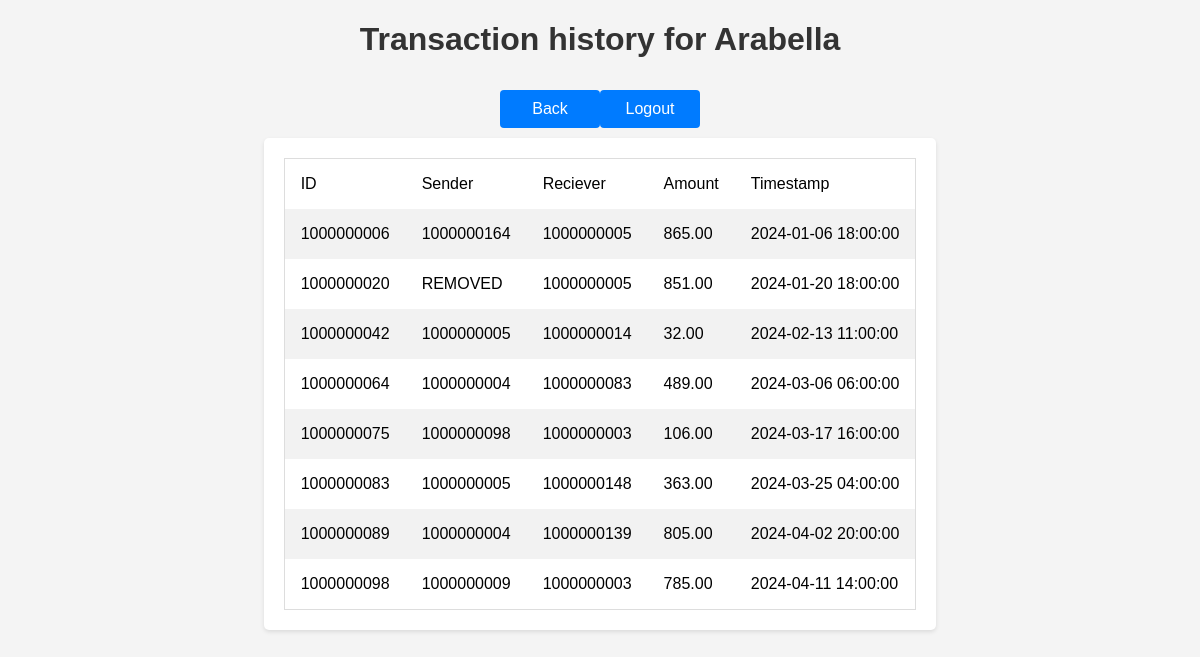
Page /history.php (signed in) on the committed database.
### tables this page shows
CREATE TABLE `client` (
  `username` varchar(20) NOT NULL,
  `password` varchar(20) DEFAULT NULL,
  `f_name` varchar(20) DEFAULT NULL,
  `l_name` varchar(20) DEFAULT NULL,
  `email` varchar(50) DEFAULT NULL,
  `phone_num` varchar(10) DEFAULT NULL,
  `street_num` varchar(10) DEFAULT NULL,
  `street` varchar(20) DEFAULT NULL,
  `city` varchar(20) DEFAULT NULL
);

CREATE TABLE `transaction` (
  `transaction_id` varchar(10) NOT NULL,
  `send_account` varchar(10) DEFAULT NULL,
  `rec_account` varchar(10) DEFAULT NULL,
  `amount` decimal(11,2) DEFAULT NULL,
  `timestamp` datetime DEFAULT NULL
);

### includes/functions.php (called while the page is built, shortened)
<?php
    require_once 'db.php';
    function getTransactions($user) {
        global $conn;
        $query= "SELECT transaction_id, send_account, rec_account, amount, timestamp FROM transaction WHERE send_account IN (SELECT account_id FROM account INNER JOIN client ON account.account_owner=client.username WHERE username='".$user."') OR rec_account IN (SELECT account_id FROM account INNER JOIN client ON account.account_owner=client.username WHERE username='".$user."')";
        $result = mysqli_query($conn, $query);
        return $result;
    }
    function getClientInfo($user) {
        global $conn;
        $query = "SELECT username, password, f_name, l_name, email, phone_num, street_num, street, city FROM client WHERE username='".$user."'";
        $result = mysqli_query($conn, $query);
        return $result;
    }
?>

### history.php (the view, shortened to what this page needs)
<!DOCTYPE html PUBLIC "-//W3C//DTD HTML 4.01 Transitional//EN"
    "http://www.w3.org/TR/html4/loose.dtd">
<?php
    require_once('includes/db.php');
    require_once('includes/functions.php');
    $user = $_SESSION['user'];
    $transactions = getTransactions($user);
?>
<html>
<head>
<link rel="stylesheet" href="styles/styles.css">
</head>
<body>
    <h1>Transaction history for <?php echo mysqli_fetch_assoc(getClientInfo($user))['f_name'] ?></h1>
    <div class="nav">
        <a href="client.php">Back</a>
        <a href="?logout=true">Logout</a>
    </div>
    <div class="wrapper"><div class="table">
        <table>
            <tr>
                <td>ID</td>
                <td>Sender</td>
                <td>Reciever</td>
                <td>Amount</td>
                <td>Timestamp</td>
            </tr>
            <tr>
                <?php
                while ($row = mysqli_fetch_assoc($transactions)) {
                ?>
                <td><?php echo $row['transaction_id']; ?></td>
                <td><?php echo $row['send_account']; ?></td>
                <td><?php echo $row['rec_account']; ?></td>
                <td><?php echo $row['amount']; ?></td>
                <td><?php echo $row['timestamp']; ?></td>
            </tr>
            <?php
            }
            ?>
        </table>
    </div></div>
</body>
</html>

### styles/styles.css (style rules this page uses)
* { box-sizing: border-box; }
body { font-family: Arial; background-color: #f4f4f4; margin: 0; padding: 0; justify-content: center; align-items: center; }
.nav { padding: 10px; display: flex; justify-content: center; }
.table { background-color: #fff; padding: 20px; border-radius: 5px; box-shadow: 0 2px 4px rgba(0, 0, 0, 0.1); display: inline-grid; }
.wrapper { display: flex; justify-content: center; align-items: center; }
h1 { color: #333; text-align: center; }
a { width: 100px; padding: 10px; background-color: #007bff; color: #fff; border: none; border-radius: 4px; cursor: pointer; text-decoration: none; text-align: center; }
table { border-collapse: collapse; border-spacing: 0; border: 1px solid #ddd; }
th, td { text-align: left; padding: 16px; }
tr:nth-child(even) { background-color: #f2f2f2; }

### rows in the picture
client: f_name "Arabella"
transaction: transaction_id "1000000006", send_account "1000000164", rec_account "1000000005", amount "865.00", timestamp "2024-01-06 18:00:00"
transaction: transaction_id "1000000020", send_account "REMOVED", rec_account "1000000005", amount "851.00", timestamp "2024-01-20 18:00:00"
transaction: transaction_id "1000000042", send_account "1000000005", rec_account "1000000014", amount "32.00", timestamp "2024-02-13 11:00:00"
transaction: transaction_id "1000000064", send_account "1000000004", rec_account "1000000083", amount "489.00", timestamp "2024-03-06 06:00:00"
transaction: transaction_id "1000000075", send_account "1000000098", rec_account "1000000003", amount "106.00", timestamp "2024-03-17 16:00:00"
transaction: transaction_id "1000000083", send_account "1000000005", rec_account "1000000148", amount "363.00", timestamp "2024-03-25 04:00:00"
transaction: transaction_id "1000000089", send_account "1000000004", rec_account "1000000139", amount "805.00", timestamp "2024-04-02 20:00:00"
transaction: transaction_id "1000000098", send_account "1000000009", rec_account "1000000003", amount "785.00", timestamp "2024-04-11 14:00:00"
